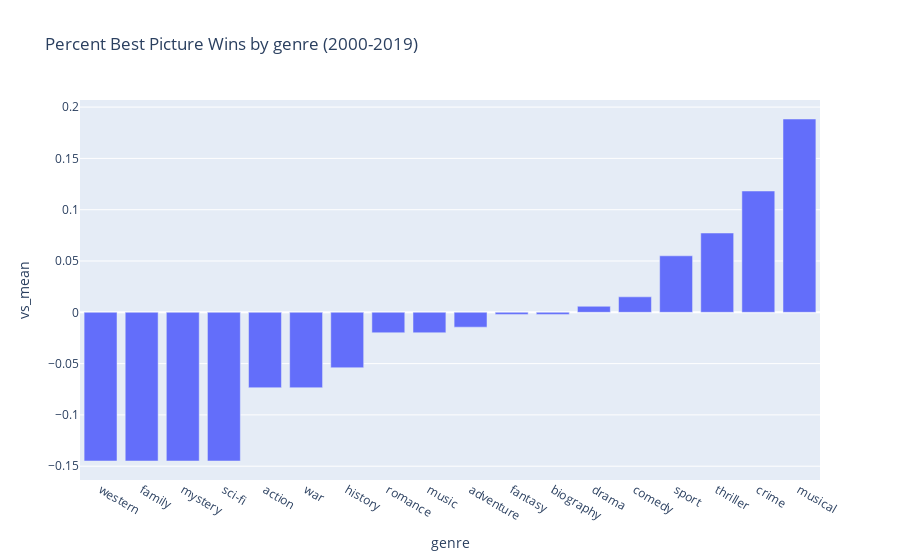

Source (notebook cell):
### Code cell
genres=['biography', 'drama', 'comedy',
       'adventure', 'mystery', 'action', 'crime',
       'family','western', 'romance', 'fantasy', 'thriller',
       'war', 'history', 'music', 'sport', 'musical', 'sci-fi']
result =[]
data=traindata[traindata['year']>1999]
for genre in genres: 
#    if genre in 
        a=pd.crosstab(data[genre], data['winner_bool'])
        no_win=a[0][1]
        n_wins = a[1][1]
        pct_wins=n_wins/(no_win+n_wins)
        vs_mean=pct_wins-data['winner_bool'].mean()
        result.append([genre, total, n_wins, pct_wins, vs_mean])
    
wins_by_genre2=pd.DataFrame(result, columns=['genre', 'total','n_wins','pct_wins', 'vs_mean'])
    
px.bar(wins_by_genre2.sort_values(by='vs_mean'), x='genre', y='vs_mean', title='Percent Best Picture Wins by genre (2000-2019)')

### Figure 1 — Plotly figure (JSON) as saved in the notebook; plotly's stock layout.template omitted (floating-point values rounded to 4 significant figures)
{"data": [{"alignmentgroup": "True", "hoverlabel": {"namelength": 0}, "hovertemplate": "genre=%{x}<br>vs_mean=%{y}", "legendgroup": "", "marker": {"color": "#636efa"}, "name": "", "offsetgroup": "", "orientation": "v", "showlegend": false, "textposition": "auto", "type": "bar", "x": ["western", "family", "mystery", "sci-fi", "action", "war", "history", "romance", "music", "adventure", "fantasy", "biography", "drama", "comedy", "sport", "thriller", "crime", "musical"], "xaxis": "x", "y": [-0.1449, -0.1449, -0.1449, -0.1449, -0.0735, -0.0735, -0.05402, -0.01993, -0.01993, -0.01449, -0.00207, -0.00207, 0.005866, 0.01507, 0.05507, 0.07729, 0.1182, 0.1884], "yaxis": "y"}], "layout": {"barmode": "relative", "legend": {"tracegroupgap": 0}, "title": {"text": "Percent Best Picture Wins by genre (2000-2019)"}, "xaxis": {"anchor": "y", "domain": [0, 1], "title": {"text": "genre"}}, "yaxis": {"anchor": "x", "domain": [0, 1], "title": {"text": "vs_mean"}}}}
